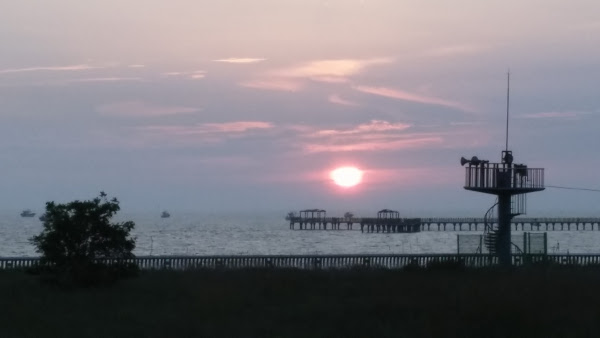
#> input picture img/sunset.jpg, 600 x 338 px
$ jupyter execute --allow-errors '이미지_프로세싱_기초.ipynb'   (older library calls are emulated)   (text cells are left out)
#> lines starting #> are read from the running program, lines starting #| are printed output that depends on the picture; after the words box and inside, x2 and y2 are one past the last pixel; in counts of white or black regions, pixels touching at a corner belong together; pictures that were not available may be replaced by others from this repository, and a replacement may not be noted
[cell 1]
import cv2
import numpy as np
import matplotlib.pylab as plt

[cell 2]
img = cv2.imread('img/sunset.jpg')
#> img is the input picture: shape (338, 600, 3); mean B, G, R 124.9, 117.8, 120.9

x = 320; y = 150; w = 50; h = 50
roi = img[y:y+h, x:x+w]

print(roi.shape)
#| (50, 50, 3)
cv2.rectangle(roi, (0, 0), (h-1, w-1), (0, 255, 0))
#> roi: shape (50, 50, 3); mean B, G, R 172.7, 184.3, 201.7
cv2.imshow('img', img)

cv2.waitKey(0)
cv2.destroyAllWindows()

[cell 3]
img = cv2.imread('img/girl.jpg')
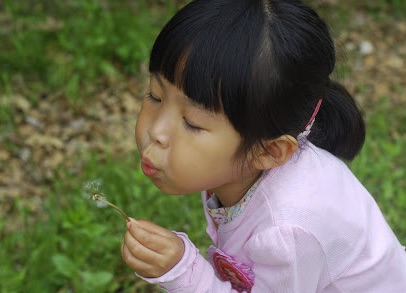
#> input picture img/girl.jpg, 406 x 293 px
#> img is the input picture: shape (293, 406, 3); mean B, G, R 82.4, 104.7, 105.5
img2 = img.astype(np.uint16)
b, g, r = cv2.split(img2)
gray1 = ((b + g + r)/3).astype(np.uint8)

gray2 = cv2.cvtColor(img, cv2.COLOR_BGR2GRAY)
cv2.imshow('original', img)
cv2.imshow('gray1', gray1)
cv2.imshow('gray2', gray2)

cv2.waitKey(0)
cv2.destroyAllWindows()

[cell 4]
import matplotlib.pylab as plt

[cell 5]
img = cv2.imread('img/scaned_paper.jpg', cv2.IMREAD_GRAYSCALE)
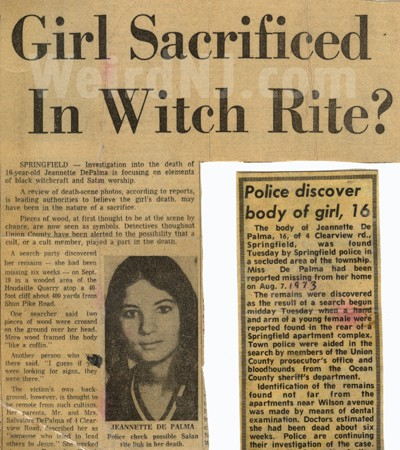
#> input picture img/scaned_paper.jpg, 400 x 450 px
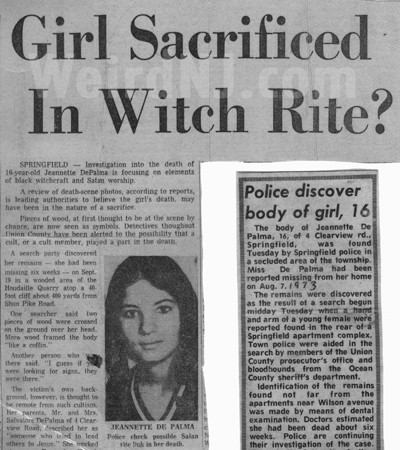
#> img: shape (450, 400); min 12, max 255, mean 152.8
_, t_130 = cv2.threshold(img, 130, 255, cv2.THRESH_BINARY)
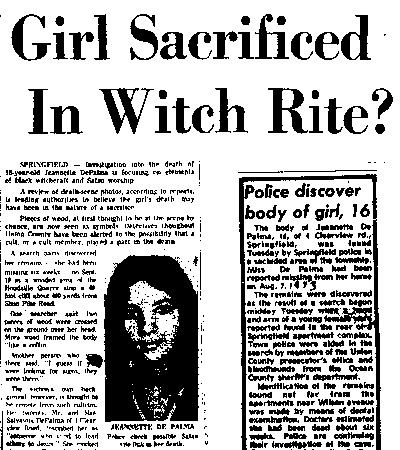
#> t_130: shape (450, 400); 73.6% white; 862 black regions (503 under 20 px), largest, box (x1, y1, x2, y2) and area: (104, 255, 199, 422) 12536, (239, 174, 381, 450) 3369, (99, 88, 154, 134) 892
t, t_otsu = cv2.threshold(img, -1, 255, cv2.THRESH_BINARY | cv2.THRESH_OTSU)
#> t_otsu: shape (450, 400); 73.2% white; 836 black regions (470 under 20 px), largest, box (x1, y1, x2, y2) and area: (104, 255, 199, 422) 12719, (239, 174, 381, 450) 3400, (99, 88, 154, 134) 895
#> t = 131
print('otsu threshold:', t)
#| otsu threshold: 131.0

imgs = {'Original': img, 't:130':t_130, 'otsu:%d'%t: t_otsu}
for i, (key, value) in enumerate(imgs.items()):
    plt.subplot(1, 3, i+1)
    plt.title(key)
    plt.imshow(value, cmap = 'gray')
    plt.xticks([]); plt.yticks([])
#> this loop made 3 passes
#> key on passes 1 to 3: 'Original', 't:130', 'otsu:131'
plt.show()

[cell 6]
blk_size = 9
c =  5
img = cv2.imread('img/sudoku.png', cv2.IMREAD_GRAYSCALE)

ret, th1 = cv2.threshold(img, 0, 255, cv2.THRESH_BINARY | cv2.THRESH_OTSU)
#> ret = 0

#> (the rest of this cell did not finish here and is left out)

[cell 7]
img1 = cv2.imread('img/wing_wall.jpg')
img2 = cv2.imread('img/yate.jpg')

#> (the rest of this cell did not finish here and is left out)

[cell 8]
alpha = 0.5

img1 = cv2.imread('img/wing_wall.jpg')
img2 = cv2.imread('img/yate.jpg')

#> (the rest of this cell did not finish here and is left out)

[cell 9]
img1 = cv2.imread('img/robot_arm1.jpg')
img2 = cv2.imread('img/robot_arm2.jpg')
#> (the rest of this cell did not finish here and is left out)

[cell 10]
img = cv2.imread('img/mountain.jpg', cv2.IMREAD_GRAYSCALE)
cv2.imshow('img', img)

hist = cv2.calcHist([img], [0], None, [256], [0, 256])
#> hist = 256 values from 0 to 0
plt.plot(hist)
print(hist.shape)
#| (256, 1)
#> (the rest of this cell did not finish here and is left out)

[cell 11]
img = cv2.imread('img/mountain.jpg')
cv2.imshow('img', img)

channels = cv2.split(img)
#> channels = ()
colors = ('b', 'g', 'r')
for (ch, color) in zip(channels, colors):
    hist = cv2.calcHist([ch], [0], None, [256], [0, 256])
    plt.plot(hist, color = color)
#> this loop made 0 passes
plt.show()
cv2.waitKey(0)
cv2.destroyAllWindows()

[cell 12]
img = cv2.imread('img/abnormal.jpg', cv2.IMREAD_GRAYSCALE)

#> (the rest of this cell did not finish here and is left out)

[cell 13]
img = cv2.imread('img/yate.jpg', cv2.IMREAD_GRAYSCALE)
#> (the rest of this cell did not finish here and is left out)

[cell 14]
img = cv2.imread('img/yate.jpg')

#> (the rest of this cell did not finish here and is left out)

[cell 15]
img = cv2.imread('img/bright.jpg')
#> (the rest of this cell did not finish here and is left out)

[cell 16]
thresh = 25
max_diff = 5

a, b, c = None, None, None
cap = cv2.VideoCapture('img/walking.avi')
cap.set(cv2.CAP_PROP_FRAME_WIDTH, 480)
cap.set(cv2.CAP_PROP_FRAME_HEIGHT, 320)

if cap.isOpened():
    ret, a = cap.read()
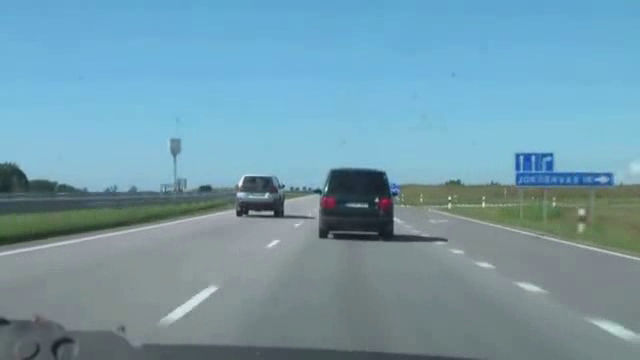
#> input picture frame 37 of img/highway.avi, 640 x 360 px, given in place of walking.avi, which was not available
#> a is the input picture: shape (360, 640, 3); mean B, G, R 170.2, 154.4, 115.5
    ret, b = cap.read()
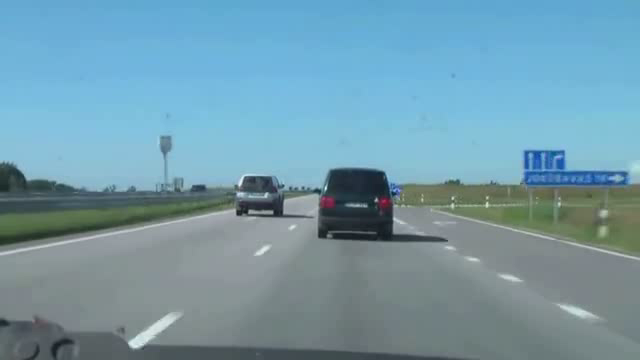
#> input picture frame 38 of img/highway.avi, 640 x 360 px, given in place of walking.avi, which was not available
#> b is the input picture: shape (360, 640, 3); mean B, G, R 170.3, 154.4, 115.6

    while ret:
        ret, c = cap.read()
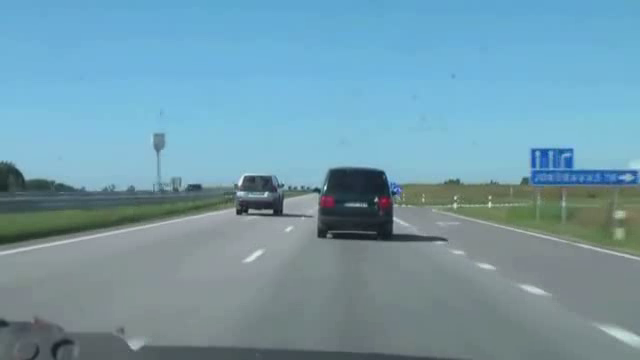
#> input picture frame 39 of img/highway.avi, 640 x 360 px, given in place of walking.avi, which was not available
#> c is the input picture: shape (360, 640, 3); mean B, G, R 170, 154.3, 115.4
        draw = c.copy()
        if not ret:
            break

        a_gray = cv2.cvtColor(a, cv2.COLOR_BGR2GRAY)
        b_gray = cv2.cvtColor(b, cv2.COLOR_BGR2GRAY)
        c_gray = cv2.cvtColor(c, cv2.COLOR_BGR2GRAY)
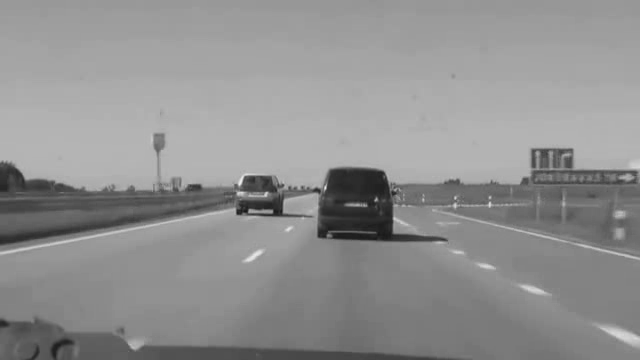
#> c_gray: shape (360, 640); min 23, max 236, mean 144.4

        diff1 = cv2.absdiff(a_gray, b_gray)
        diff2 = cv2.absdiff(b_gray, c_gray)

        ret, diff1_t = cv2.threshold(diff1, thresh, 255, cv2.THRESH_BINARY)
#> diff1_t: shape (360, 640); 2.4% white; 221 white regions (184 under 20 px), largest, box (x1, y1, x2, y2) and area: (515, 150, 630, 186) 1143, (125, 315, 173, 350) 561, (172, 285, 218, 318) 447
#> ret = 25
        ret, diff2_t = cv2.threshold(diff2, thresh, 255, cv2.THRESH_BINARY)
#> diff2_t: shape (360, 640); 2.3% white; 215 white regions (177 under 20 px), largest, box (x1, y1, x2, y2) and area: (521, 148, 640, 186) 1159, (128, 312, 182, 348) 617, (596, 324, 640, 347) 428

        diff = cv2.bitwise_and(diff1_t, diff2_t)
#> diff: shape (360, 640); 1.1% white; 123 white regions (101 under 20 px), largest, box (x1, y1, x2, y2) and area: (128, 315, 173, 348) 502, (596, 324, 640, 342) 307, (557, 304, 598, 318) 256

        k = cv2.getStructuringElement(cv2.MORPH_CROSS, (3, 3))
        diff = cv2.morphologyEx(diff, cv2.MORPH_OPEN, k)
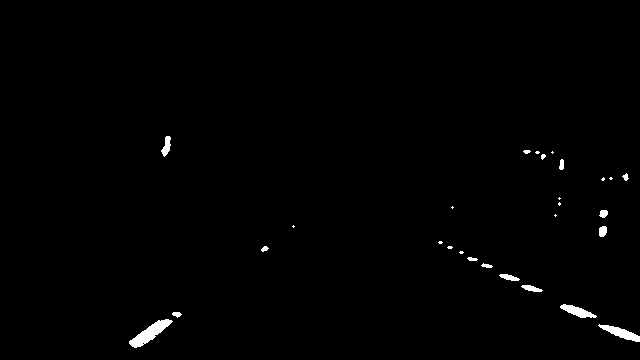
#> diff: shape (360, 640); 0.79% white; 28 white regions (12 under 20 px), largest, box (x1, y1, x2, y2) and area: (129, 319, 173, 348) 487, (598, 324, 640, 342) 303, (560, 304, 597, 318) 248

        diff_cnt = cv2.countNonZero(diff)
#> diff_cnt = 1821
        if diff_cnt > max_diff:
            nzero = np.nonzero(diff)
#> nzero = 1821 positions, rows 136 to 347, columns 129 to 639
            cv2.rectangle(draw, (min(nzero[1]), min(nzero[0])),
                          (max(nzero[1]), max(nzero[0])), (0, 255, 0), 2)
            cv2.putText(draw, "Motion Detected", (10, 30),
                        cv2.FONT_HERSHEY_DUPLEX, 0.5, (0, 0, 255))
#> draw: shape (360, 640, 3); mean B, G, R 166.7, 155.7, 113.5

        stacked = np.hstack((draw, cv2.cvtColor(diff, cv2.COLOR_GRAY2BGR)))
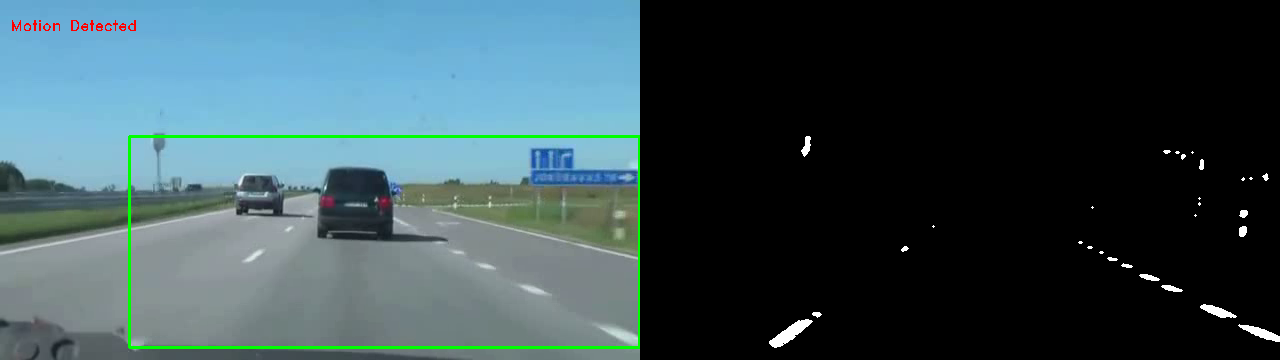
#> stacked: shape (360, 1280, 3); mean B, G, R 84.3, 78.9, 57.8
        cv2.imshow('motion sensor', stacked)

        a = b
        b = c

        if cv2.waitKey(1) & 0xFF == 27:
#> (key Esc is pressed here)
            break
